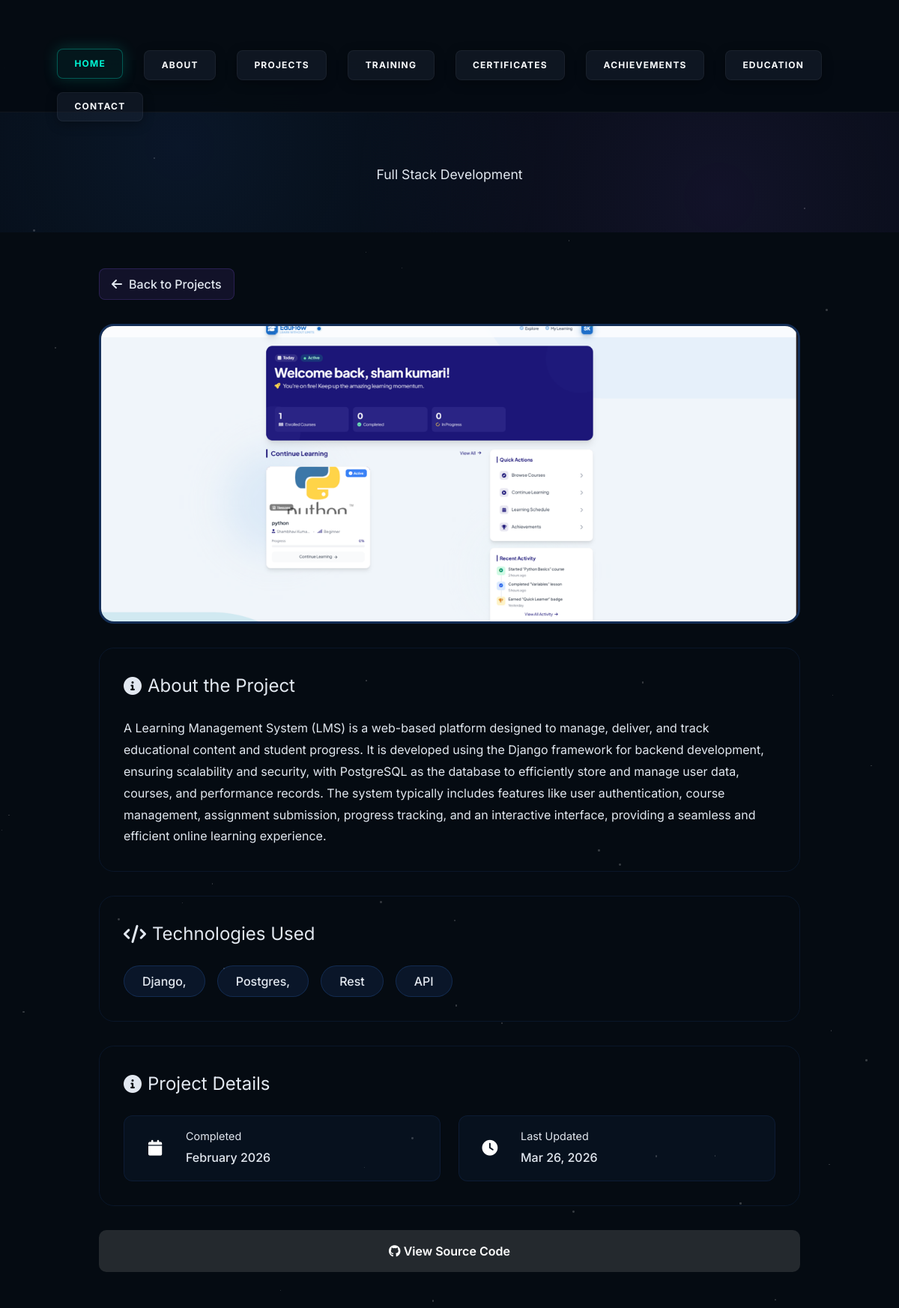
Page /project/learning-management-system/ on the committed database.
### main/models.py (models this page shows, shortened)
class Project(models.Model):
    title = models.CharField(max_length=200)
    slug = models.SlugField(unique=True, blank=True)
    short_description = models.CharField(max_length=500, help_text="Brief description for cards")
    description = models.TextField()
    tech_stack = models.CharField(max_length=500, help_text="Comma separated technologies")
    github_link = models.URLField(blank=True)
    live_demo_link = models.URLField(blank=True)
    project_image = models.ImageField(upload_to='projects/')
    additional_images = models.ImageField(upload_to='projects/additional/', blank=True, null=True)
    featured = models.BooleanField(default=False)
    completion_date = models.DateField(null=True, blank=True)
    client = models.CharField(max_length=200, blank=True)
    role = models.CharField(max_length=200, blank=True)
    created_date = models.DateTimeField(auto_now_add=True)
    updated_date = models.DateTimeField(auto_now=True)
    order = models.IntegerField(default=0)
    class Meta:
        ordering = ['-featured', '-completion_date', '-created_date']

### main/views.py (the view)
# urls.py: path('project/<slug:slug>/', views.project_detail, name='project_detail'),
def project_detail(request, slug):
    profile = Profile.objects.first()
    project = get_object_or_404(Project, slug=slug)
    context = {
        'profile': profile,
        'project': project,
    }
    return render(request, 'main/project_detail.html', context)

### templates/main/project_detail.html (shortened to what this page needs)
{% extends 'main/base.html' %}
{% load static %}
{% block content %}
<div class="project-hero">
    <h1>{{ project.title }}</h1>
    <p class="project-category">{{ project.role|default:"Full Stack Development" }}</p>
</div>
<div class="project-container">
    <a href="{% url 'projects' %}" class="back-btn">
        <i class="fas fa-arrow-left"></i> Back to Projects
    </a>
    {% if project.project_image %}
    <div class="project-main-image">
        <img src="{{ project.project_image.url }}" alt="{{ project.title }}">
    </div>
    {% endif %}
    <div class="project-section">
        <h2><i class="fas fa-info-circle"></i> About the Project</h2>
        <p style="line-height: 1.8;">{{ project.description|linebreaks }}</p>
    </div>
    <div class="project-section">
        <h2><i class="fas fa-code"></i> Technologies Used</h2>
        <div class="tech-stack">
            {% for tech in project.tech_stack.split %}
            <span class="tech-badge">{{ tech }}</span>
            {% endfor %}
        </div>
    </div>
    <div class="project-section">
        <h2><i class="fas fa-info-circle"></i> Project Details</h2>
        <div class="project-info-grid">
            {% if project.completion_date %}
            <div class="info-item">
                <div class="info-icon">
                    <i class="fas fa-calendar"></i>
                </div>
                <div class="info-content">
                    <h4>Completed</h4>
                    <p>{{ project.completion_date|date:"F Y" }}</p>
                </div>
            </div>
            {% endif %}
            <div class="info-item">
                <div class="info-icon">
                    <i class="fas fa-clock"></i>
                </div>
                <div class="info-content">
                    <h4>Last Updated</h4>
                    <p>{{ project.updated_date|date:"M d, Y" }}</p>
                </div>
            </div>
        </div>
    </div>
    {% if project.github_link or project.live_demo_link %}
    <div class="project-actions">
        {% if project.github_link %}
        <a href="{{ project.github_link }}" target="_blank" class="btn btn-github">
            <i class="fab fa-github"></i> View Source Code
        </a>
        {% endif %}
    </div>
    {% endif %}
</div>
{% endblock %}

### templates/main/base.html (style rules this page uses)
body { background: #050B12; color: #e2e8f0; overflow-x: hidden; overflow-y: auto; min-height: 100vh; font-family: 'Inter', sans-serif; position: relative; perspective: 1000px; }

### templates/main/project_detail.html (style rules this page uses)
.project-hero { background: linear-gradient(135deg, var(--dark-primary) 0%, var(--dark-secondary) 100%); color: var(--dark-text); padding: 4rem 2rem; text-align: center; position: relative; overflow: hidden; }
.project-hero::before { content: ''; position: absolute; top: 0; left: 0; right: 0; bottom: 0; background: radial-gradient(circle at 20% 50%, rgba(59, 130, 246, 0.1) 0%, transparent 50%), radial-gradient(circle at 80% 80%, rgba(139, 92, 246, 0.1) 0%, transparent 50%); pointer-events: none; }
.project-hero h1 { font-size: 2.5rem; margin-bottom: 1rem; background: var(--accent-gradient); -webkit-background-clip: text; -webkit-text-fill-color: transparent; background-clip: text; position: relative; }
.project-hero .project-category { font-size: 1.1rem; color: var(--dark-text-secondary); position: relative; }
.project-container { max-width: 1000px; margin: 0 auto; padding: 3rem 2rem; }
.back-btn { display: inline-block; margin-bottom: 2rem; color: var(--accent-2); text-decoration: none; font-weight: 500; transition: var(--transition); padding: 0.5rem 1rem; background: rgba(139, 92, 246, 0.1); border-radius: 8px; border: 1px solid rgba(139, 92, 246, 0.2); }
.back-btn i { margin-right: 0.3rem; }
.project-main-image { width: 100%; height: 400px; border-radius: 20px; overflow: hidden; margin-bottom: 2rem; box-shadow: var(--shadow-xl); border: 3px solid rgba(59, 130, 246, 0.3); transition: var(--transition); }
.project-main-image img { width: 100%; height: 100%; object-fit: cover; }
.project-section { background: var(--dark-card); border-radius: 20px; padding: 2rem; margin-bottom: 2rem; box-shadow: var(--shadow-lg); border: 1px solid rgba(59, 130, 246, 0.1); transition: var(--transition); position: relative; overflow: hidden; }
.project-section::before { content: ''; position: absolute; top: 0; left: 0; right: 0; height: 1px; background: var(--accent-gradient); opacity: 0; transition: var(--transition); }
.project-section h2 { font-size: 1.5rem; color: var(--dark-text); margin-bottom: 1.5rem; display: flex; align-items: center; gap: 0.5rem; }
.project-section h2 i { color: var(--accent-2); }
.project-section p { color: var(--dark-text-secondary); line-height: 1.8; }
.tech-stack { display: flex; flex-wrap: wrap; gap: 1rem; }
.tech-badge { background: rgba(59, 130, 246, 0.1); color: var(--accent-1); padding: 0.5rem 1.5rem; border-radius: 30px; font-size: 1rem; font-weight: 500; border: 1px solid rgba(59, 130, 246, 0.2); transition: var(--transition); }
.project-info-grid { display: grid; grid-template-columns: repeat(auto-fit, minmax(200px, 1fr)); gap: 1.5rem; margin-top: 1.5rem; }
.info-item { display: flex; align-items: center; gap: 1rem; padding: 1rem; background: rgba(59, 130, 246, 0.05); border-radius: 12px; border: 1px solid rgba(59, 130, 246, 0.1); transition: var(--transition); }
.info-icon { width: 50px; height: 50px; background: var(--accent-gradient); border-radius: 12px; display: flex; align-items: center; justify-content: center; color: white; font-size: 1.3rem; box-shadow: var(--shadow-md); }
.info-content h4 { font-size: 0.9rem; color: var(--dark-text-secondary); margin-bottom: 0.2rem; }
.info-content p { color: var(--dark-text); font-weight: 500; margin: 0; }
.project-actions { display: flex; gap: 1rem; margin-top: 2rem; }
.btn { flex: 1; padding: 1rem; border-radius: 10px; text-decoration: none; font-weight: 600; text-align: center; transition: var(--transition); position: relative; overflow: hidden; }
.btn::before { content: ''; position: absolute; top: 50%; left: 50%; width: 0; height: 0; border-radius: 50%; background: rgba(255, 255, 255, 0.2); transform: translate(-50%, -50%); transition: width 0.6s, height 0.6s; }
.btn-github { background: #24292e; color: white; }

### rows in the picture
Project: role "Full Stack Development", project_image (picture), description "A Learning Management System (LMS) is a web-based platform designed to manage, deliver, and track educational content and student progress. It is developed using the Django framework for backend development, ensuring scalability and security, with PostgreSQL as the database to efficiently store and manage user data, courses, and performance records. The system typically includes features like user authentication, course management, assignment submission, progress tracking, and an interactive interface, providing a seamless and efficient online learning experience.", completion_date "February 2026", updated_date "Mar 26, 2026"

### other values in the picture
{{ tech }} "Django," "Postgres," "Rest" "API"
